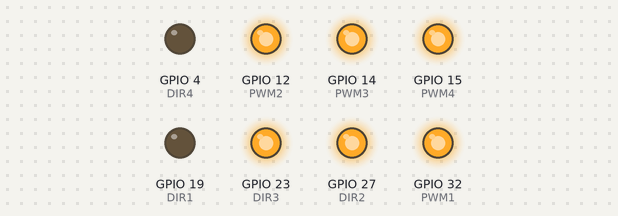
Bench run of a sketch on a simulated ESP32. On the bench: output pins drawn as LEDs (lit = HIGH). What the sketch prints to the serial monitor is not drawn.

Above: at 0.1 s.
Timing chart, 0 to 1.6 s (numbered marks = the images above):
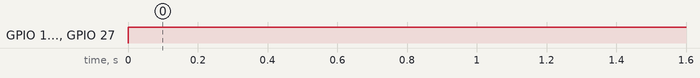

The sketch:

Finalbotfullspeed.ino
```cpp
#include <PS4Controller.h>
#include <analogWrite.h>

// the number of the LED pin
int PWM1 = 32;   //Front Right
int DIR1 = 19;
int PWM2 = 12;   //Front Left
int DIR2 = 27;
int PWM3 = 14;   //Back Right
int DIR3 = 23;
int PWM4 = 15;   //Back Left
int DIR4 = 4;
int PWM,TPWM;
//DIR high for forward
void setup() {
  Serial.begin(115200);
  Serial.println("Ready.");
  pinMode(PWM1,OUTPUT);
  pinMode(DIR1,OUTPUT);
  pinMode(PWM2,OUTPUT);
  pinMode(DIR2,OUTPUT);
  pinMode(PWM3,OUTPUT);
  pinMode(DIR3,OUTPUT);
  pinMode(PWM4,OUTPUT);
  pinMode(DIR4,OUTPUT);

}
void loop(){
        analogWrite(PWM1,255);
        digitalWrite(DIR1,LOW);
        analogWrite(PWM2,255);
        digitalWrite(DIR2,HIGH);
        analogWrite(PWM3,255);
        digitalWrite(DIR3,HIGH);
        analogWrite(PWM4,255);
        digitalWrite(DIR4,LOW);
}
```

Measured:
- by itself, GPIO 12 (PWM2), GPIO 14 (PWM3), GPIO 15 (PWM4), GPIO 23 (DIR3), GPIO 27 (DIR2): LOW → HIGH at 0.00 s
